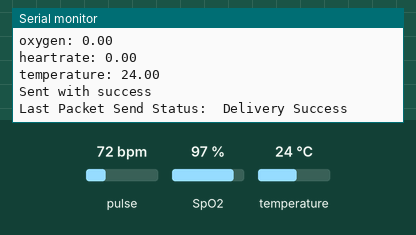
Recording of a sketch running on a simulated ESP32. On the bench: the last lines printed to the serial monitor. The inputs (shaded band) are chosen by the test bench; at power-on: pulse 72 bpm, temperature 24 °C, SpO2 97 %.

Above: at 1.2 s.
1.3 s: pulse set to 42 bpm
2.8 s: temperature set to 12 °C
At 4.1 s:
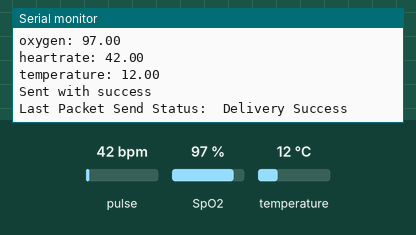
4.3 s: SpO2 set to 80 %
5.8 s: temperature set to 19 °C
At 7.1 s:
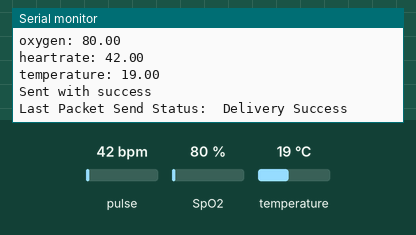
7.3 s: pulse set to 70 bpm
Timing chart, 0 to 9.8 s (numbered marks = the images above; inputs shaded):
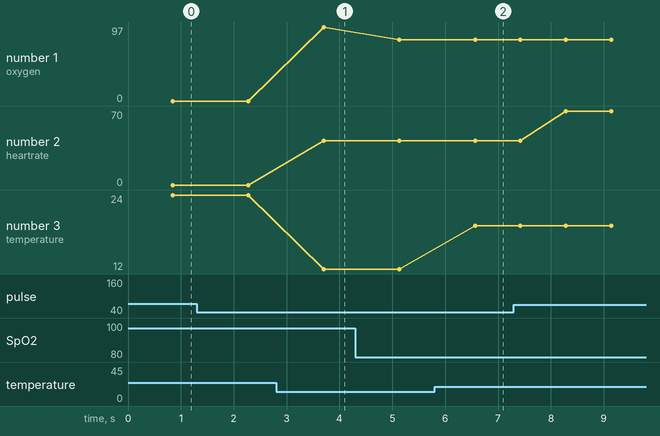

The sketch:

1.sender_all_sensor.ino
```cpp
#include <esp_now.h>
#include <WiFi.h>
#include <OneWire.h>
#include <DallasTemperature.h>
#include <Wire.h>
#include "MAX30100_PulseOximeter.h"

#define REPORTING_PERIOD_MS     1000

// Create a PulseOximeter object
PulseOximeter pox;

// Time at which the last beat occurred
uint32_t tsLastReport = 0;
// Data wire is plugged into port 23 on the Arduino
#define ONE_WIRE_BUS 23 // make a sure with your GPIO in ESP

// Setup a oneWire instance to communicate with any OneWire devices (not just Maxim/Dallas temperature ICs)
OneWire oneWire(ONE_WIRE_BUS);

// Pass our oneWire reference to Dallas Temperature.
DallasTemperature sensors(&oneWire);

DeviceAddress tempDeviceAddress;

int  resolution = 12;
unsigned long lastTempRequest = 0;
int  delayInMillis = 0;
float temperature = 0.0;
// Define variables to store BME280 readings to be sent
float oxygen;
float heartrate;

// REPLACE WITH THE MAC Address of your receiver
uint8_t broadcastAddress[] = {0x40, 0x22, 0xD8, 0x3D, 0x20, 0x70};

// Variable to store if sending data was successful
String success;

//Structure example to send data
//Must match the receiver structure
typedef struct struct_message {
    float oxy;
    float bpm;
    float temp;
} struct_message;

// Create a struct_message called SensorsReadings to hold sensor readings
struct_message SensorsReadings;

esp_now_peer_info_t peerInfo;

void configureMax30100() {
  // Configure sensor to use 7.6mA for LED drive
  pox.setIRLedCurrent(MAX30100_LED_CURR_7_6MA);
  // Register a callback routine
  pox.setOnBeatDetectedCallback(onBeatDetected);
}

// Callback when data is sent
void OnDataSent(const uint8_t *mac_addr, esp_now_send_status_t status) {
  Serial.print("\r\nLast Packet Send Status:\t");
  Serial.println(status == ESP_NOW_SEND_SUCCESS ? "Delivery Success" : "Delivery Fail");
  if (status ==0){
    success = "Delivery Success :)";
  }
  else{
    success = "Delivery Fail :(";
  }
}

void sendtoesp(){
  // Set values to send
  SensorsReadings.oxy = oxygen;
  SensorsReadings.temp = temperature;
  SensorsReadings.bpm = heartrate;

    // Send message via ESP-NOW
  esp_err_t result = esp_now_send(broadcastAddress, (uint8_t *) &SensorsReadings, sizeof(SensorsReadings));

  if (result == ESP_OK) {
    Serial.println("Sent with success");
  }
  else {
    Serial.println("Error sending the data");
  }
}

// Callback routine is executed when a pulse is detected
void onBeatDetected() {
  //Serial.println("Beat!");
  // Grab the updated heart rate and SpO2 levels
  if (millis() - tsLastReport > REPORTING_PERIOD_MS) {
    oxygen = pox.getSpO2();
    heartrate = pox.getHeartRate();
    tsLastReport = millis();
  }

    if (millis() - lastTempRequest >= 20) // waited long enough??
  {
    temperature = sensors.getTempCByIndex(0), resolution - 8;

    resolution++;
    if (resolution > 12) resolution = 9;

    sensors.setResolution(tempDeviceAddress, resolution);
    sensors.requestTemperatures();
    delayInMillis = 20 / (1 << (12 - resolution));
    lastTempRequest = millis();
  }
    Serial.println("READINGS Sensors");
    Serial.print("oxygen: ");
    Serial.println(oxygen);
    Serial.print("heartrate: ");
    Serial.println(heartrate);
    Serial.print("temperature: ");
    Serial.println(temperature);
    sendtoesp();
}

void setup(void)
{
  Serial.begin(115200);
  sensors.begin();
  sensors.getAddress(tempDeviceAddress, 0);
  sensors.setWaitForConversion(false);

  Wire.setClock(400000UL); // I tried changing the I2C_BUS_SPEED to 100Khz, it made no difference in the output values
  // Initialize sensor
  if (!pox.begin()) {
    Serial.println("FAILED");
    for (;;);
  } else {
    Serial.println("SUCCESS");
  }

  configureMax30100();

  // Set device as a Wi-Fi Station
  WiFi.mode(WIFI_STA);

  // Init ESP-NOW
  if (esp_now_init() != ESP_OK) {
    Serial.println("Error initializing ESP-NOW");
    return;
  }

  // Once ESPNow is successfully Init, we will register for Send CB to
  // get the status of Trasnmitted packet
  esp_now_register_send_cb(OnDataSent);

  // Register peer
  memcpy(peerInfo.peer_addr, broadcastAddress, 6);
  peerInfo.channel = 0;
  peerInfo.encrypt = false;

  // Add peer
  if (esp_now_add_peer(&peerInfo) != ESP_OK){
    Serial.println("Failed to add peer");
    return;
  }
}

void loop(void)
{
  // update data MAX100
  pox.update();
}
```

Measured:
- after the input at 2.8 s, the serial monitor: prints a new line after 0.91 s (image 1)
- after the input at 5.8 s, the serial monitor: prints a new line after 0.77 s (image 2)
- plotted number 1: 97 → 80 after the input at 4.3 s
- plotted number 2: 42 → 70 after the input at 7.3 s
- plotted number 3: 24 → 12 after the input at 2.8 s, 12 → 19 after the input at 5.8 s
